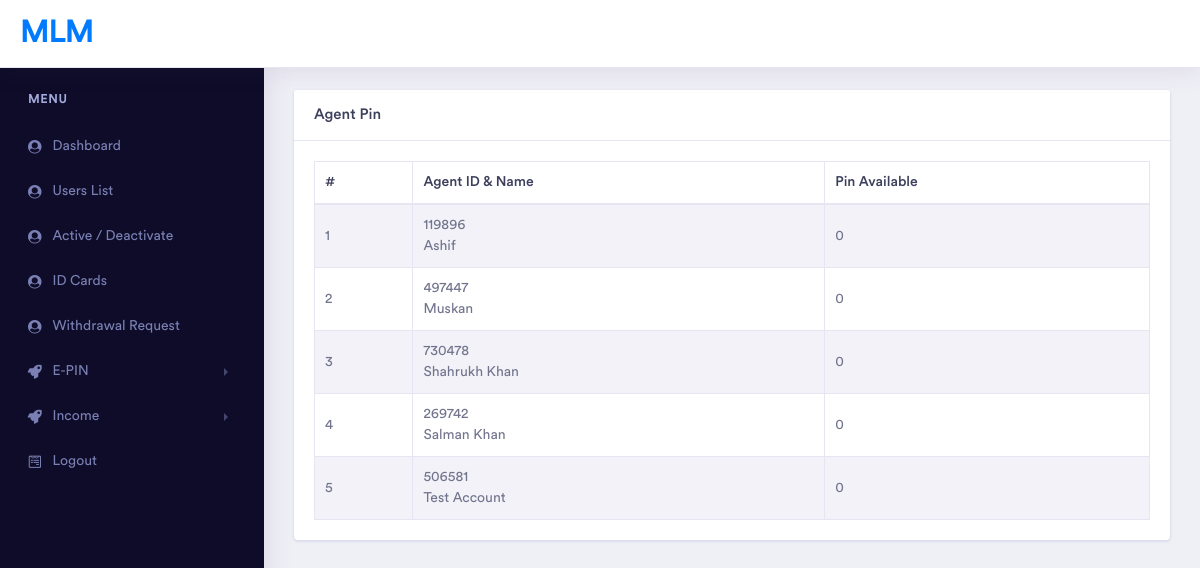
The page /admin/view-pin.php (signed in) on the database its author committed.
### tables this page shows
CREATE TABLE `users` (
  `id` int(10) NOT NULL,
  `user_id` int(10) NOT NULL,
  `email` varchar(255) NOT NULL,
  `name` varchar(50) NOT NULL,
  `password` varchar(255) NOT NULL,
  `mobile` varchar(15) NOT NULL,
  `dob` date NOT NULL,
  `gender` tinyint(1) NOT NULL,
  `address` varchar(100) NOT NULL,
  `panno` varchar(100) NOT NULL,
  `aadharno` varchar(1000) NOT NULL,
  `position` tinyint(1) NOT NULL DEFAULT 0,
  `sponsor_id` int(10) NOT NULL,
  `left_count` int(10) NOT NULL,
  `right_count` int(10) NOT NULL,
  `placement_id` int(10) NOT NULL,
  `right_side` int(10) DEFAULT NULL,
  `left_side` int(10) DEFAULT NULL,
  `status` tinyint(1) NOT NULL DEFAULT 0,
  `user_status` int(2) NOT NULL,
  `member_type` int(11) NOT NULL,
  `registration_date` date NOT NULL,
  `id_card` int(2) NOT NULL,
  `id_img` varchar(255) DEFAULT NULL,
  `bank_name` varchar(255) DEFAULT NULL,
  `account_holder` varchar(255) DEFAULT NULL,
  `account_no` int(30) DEFAULT NULL,
  `ifsc` varchar(255) DEFAULT NULL,
  `branch` varchar(255) DEFAULT NULL
);

### admin/view-pin.php (the view, shortened to what this page needs)
<!doctype html>
<html lang="en">
<head>
    <link rel="stylesheet" href="assets/vendor/bootstrap/css/bootstrap.min.css">
    <link href="assets/vendor/fonts/circular-std/style.css" rel="stylesheet">
    <link rel="stylesheet" href="assets/libs/css/style.css">
    <link rel="stylesheet" href="assets/vendor/fonts/fontawesome/css/fontawesome-all.css">
    <link rel="stylesheet" href="assets/vendor/charts/morris-bundle/morris.css">
    <link rel="stylesheet" href="assets/vendor/fonts/material-design-iconic-font/css/materialdesignicons.min.css">
</head>
<body>
    <div class="dashboard-main-wrapper">
	    <?php
      include_once("element/sidebar.php");
       ?>
	    <div class="dashboard-wrapper">
	        <div class="dashboard-influence">
	            <div class="container-fluid dashboard-content">
                      <div class="row">
                        <div class="col-xl-12 col-lg-12 col-md-12 col-sm-12 col-12">
                            <div class="card">
                                <h5 class="card-header">Agent Pin</h5>
                                <div class="card-body">
                                    <div class="table-responsive">
                                        <table class="table table-striped table-bordered first">
                                            <thead>
                                                <tr>
                                                    <th>#</th>
                                                    <th>Agent ID & Name</th>
                                                    <th>Pin Available</th>
                                                </tr>
                                            </thead>
                                            <tbody>
                                                <?php
                                                  $a=0;
                                                  $income_h_query=mysqli_query($conn,"SELECT * FROM `users`");
                                                  while ($data=mysqli_fetch_array($income_h_query)) {
                                                    $id=$data['user_id'];
                                                    ?>
                                                      <tr>
                                                        <td><?php echo ++$a ?></td>
                                                        <td><?php echo $id."</br>".$data['name']; ?></td>
                                                        <td><?php echo check_availble_pin($id) ?></td>
                                                      </tr>
                                                    <?php
                                                  }
                                                 ?>
                                            </tbody>
                                        </table>
                                    </div>
                                </div>
                            </div>
                        </div>
                      </div>
<?php
function check_availble_pin($agent_id){
  global $conn;
  $data=mysqli_fetch_array(mysqli_query($conn,"SELECT count(allcote_user) total FROM `pin` WHERE `allcote_user`='$agent_id' AND `status`!='1'"));
  return $data['total'];
}
 ?>
</body>
</html>

### rows shown on the page
users: user "119896", name "Ashif", id "0"
users: user "497447", name "Muskan", id "0"
users: user "730478", name "Shahrukh Khan", id "0"
users: user "269742", name "Salman Khan", id "0"
users: user "506581", name "Test Account", id "0"
